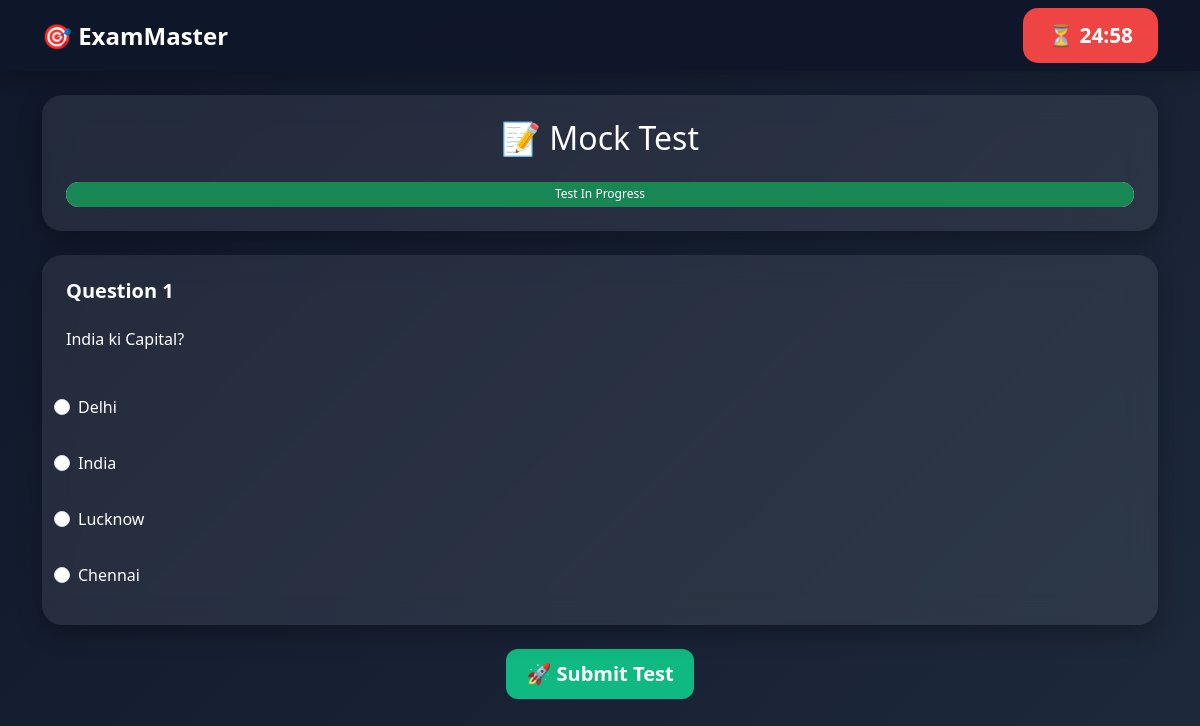
/start_test/1 (signed in), run on an earlier commit of the app's database.
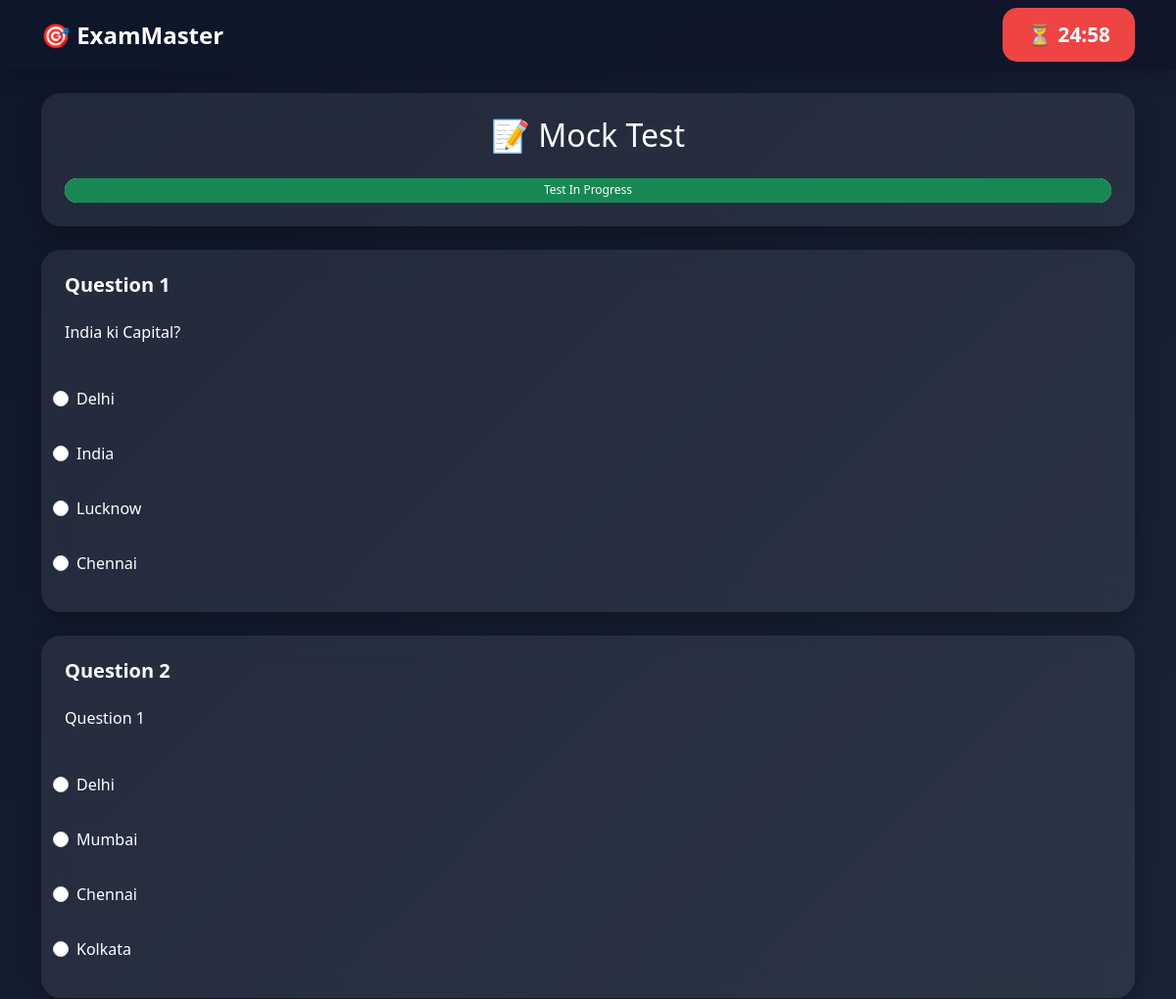
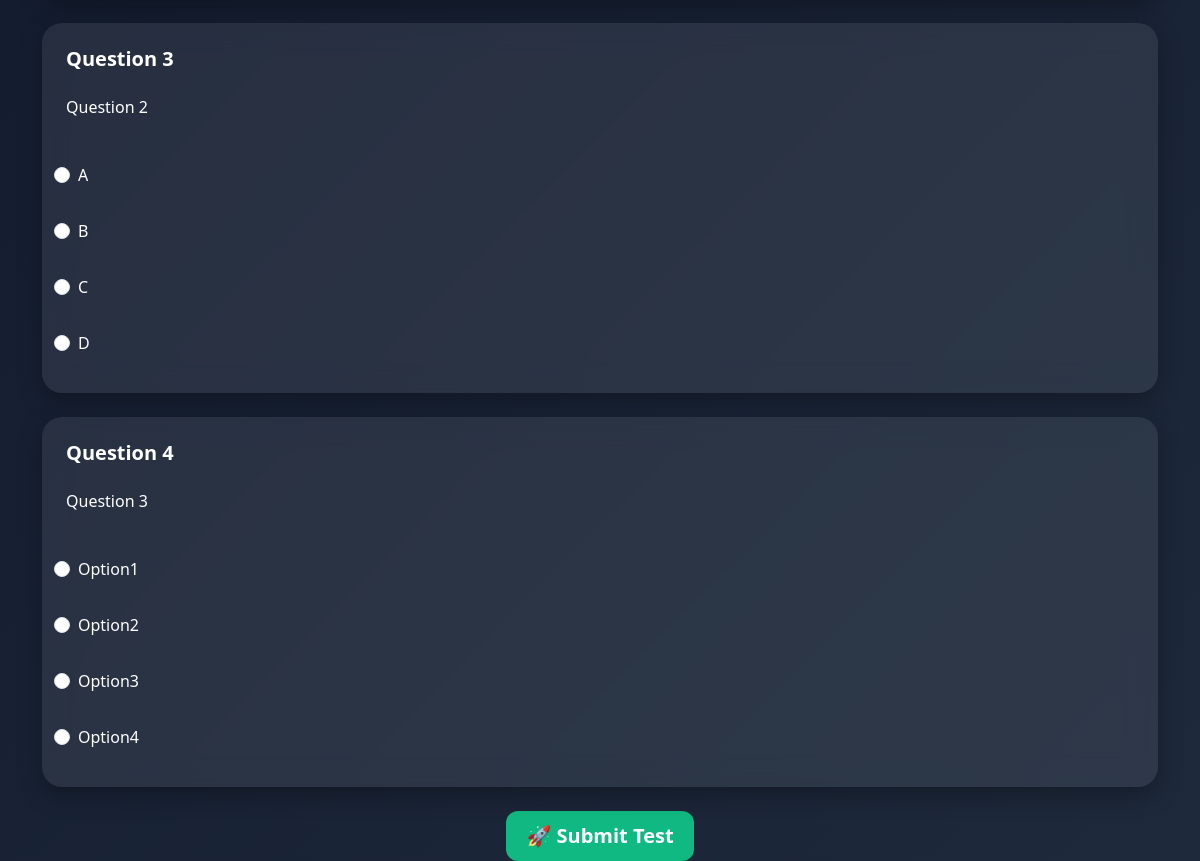
And on a later commit of the database (2 pictures, top to bottom).
### tables this page shows
CREATE TABLE questions(
    id INTEGER PRIMARY KEY AUTOINCREMENT,
    test_id INTEGER,
    question TEXT,
    option1 TEXT,
    option2 TEXT,
    option3 TEXT,
    option4 TEXT,
    answer TEXT
);

### app.py (the view)
@app.route("/start_test/<int:test_id>")
def start_test(test_id):
    if "user_id" not in session:
        return redirect("/login")
    conn = sqlite3.connect("mocktest.db")
    cursor = conn.cursor()
    cursor.execute(
        """
        SELECT * FROM questions
        WHERE test_id=?
        """,
        (test_id,)
    )
    questions = cursor.fetchall()
    cursor.execute(
        """
        SELECT duration
        FROM tests
        WHERE id=?
        """,
        (test_id,)
    )
    duration = cursor.fetchone()[0]
    conn.close()
    return render_template(
        "exam.html",
        questions=questions,
        test_id=test_id,
        duration=duration
    )

### templates/exam.html (shortened to what this page needs)
<!DOCTYPE html>
<html>
<head>
<link href="https://cdn.jsdelivr.net/npm/bootstrap@5.3.3/dist/css/bootstrap.min.css" rel="stylesheet">
<link rel="stylesheet" href="{{ url_for('static', filename='style.css') }}">
</head>
<body>
<nav class="navbar navbar-dark">
<div class="container">
<span class="navbar-brand">
🎯 ExamMaster
</span>
<div class="timer-box">
⏳ <span id="timer"></span>
</div>
</div>
</nav>
<div class="container mt-4">
<div class="card p-4 mb-4">
<h2 class="text-center">
📝 Mock Test
</h2>
<div class="progress mt-3">
<div class="progress-bar bg-success"
style="width:100%">
Test In Progress
</div>
</div>
</div>
<form method="POST" action="/result/{{ test_id }}">
{% for q in questions %}
<div class="card p-4 mb-4">
<h5 class="fw-bold">
Question {{ loop.index }}
</h5>
<p class="mt-3">
{{ q[2] }}
</p>
<div class="mt-3">
<div class="form-check mb-2">
<input class="form-check-input"
type="radio"
name="q{{ q[0] }}"
value="{{ q[3] }}">
<label class="form-check-label">
{{ q[3] }}
</label>
</div>
<div class="form-check mb-2">
<input class="form-check-input"
type="radio"
name="q{{ q[0] }}"
value="{{ q[4] }}">
<label class="form-check-label">
{{ q[4] }}
</label>
</div>
<div class="form-check mb-2">
<input class="form-check-input"
type="radio"
name="q{{ q[0] }}"
value="{{ q[5] }}">
<label class="form-check-label">
{{ q[5] }}
</label>
</div>
<div class="form-check">
<input class="form-check-input"
type="radio"
name="q{{ q[0] }}"
value="{{ q[6] }}">
<label class="form-check-label">
{{ q[6] }}
</label>
</div>
</div>
</div>
{% endfor %}
<div class="text-center">
<button class="btn btn-success btn-lg">
🚀 Submit Test
</button>
</div>
</form>
</div>
</body>
</html>

What changed in the data, as far as the page shows it:
added questions: question "Question 1", option1 "Delhi", option2 "Mumbai", option3 "Chennai", option4 "Kolkata"
added questions: question "Question 2", option1 "A", option2 "B", option3 "C", option4 "D"
added questions: question "Question 3", option1 "Option1", option2 "Option2", option3 "Option3", option4 "Option4"
